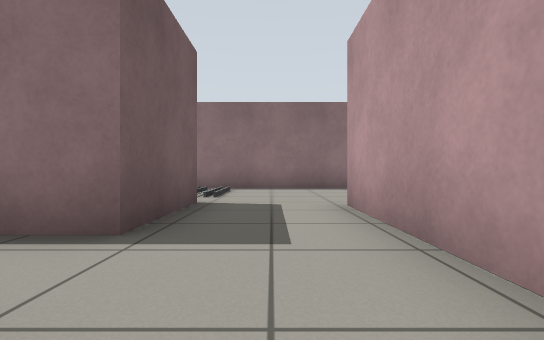
view 1 (above)

18 first-person views from a walk through a robot-simulator world made for Gazebo. The camera is 0.54 m above the floor, looks level and sees 85° across. The floor is counted in squares, 1 m on a side. Each view is taken from the middle of a square. On the plan, view 1 faces up. The plan holds only what a view shows up to about 9 squares ahead; the rest is blank. Robots are left out. Surface patterns are stand-ins for the level's own textures.

view 2
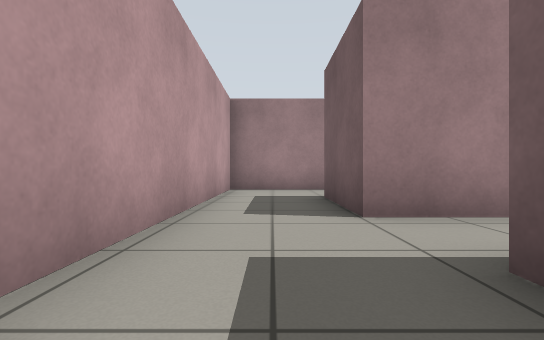

view 3
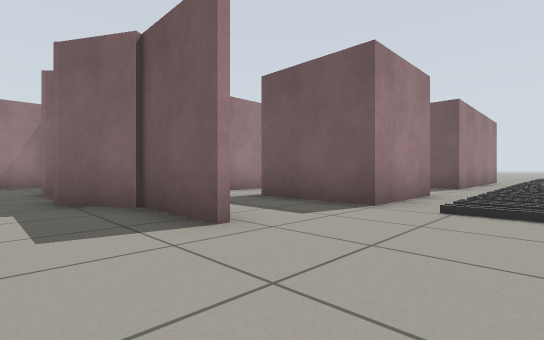

view 4
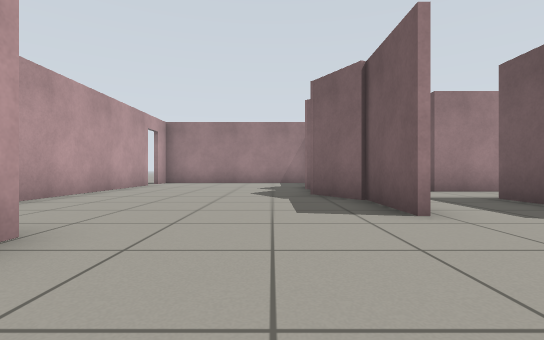

view 5
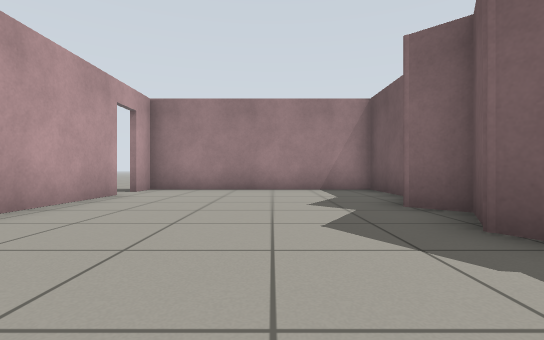

view 6
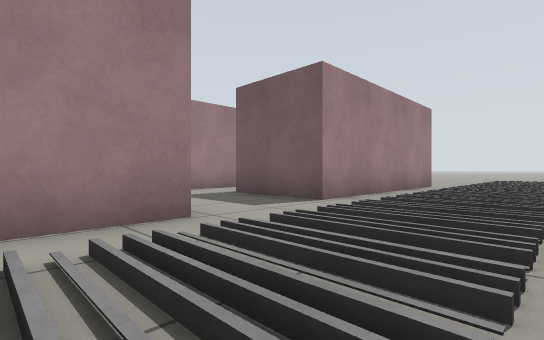

view 7
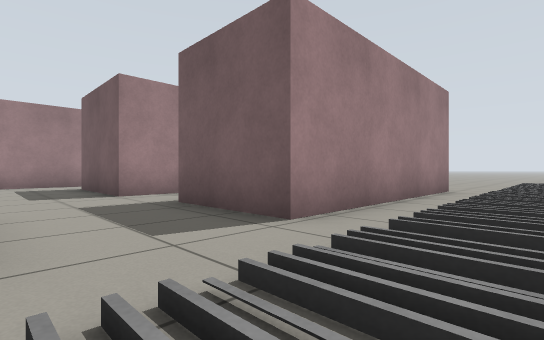

view 8
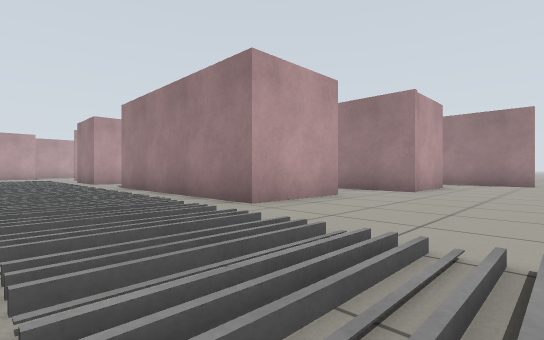

view 9
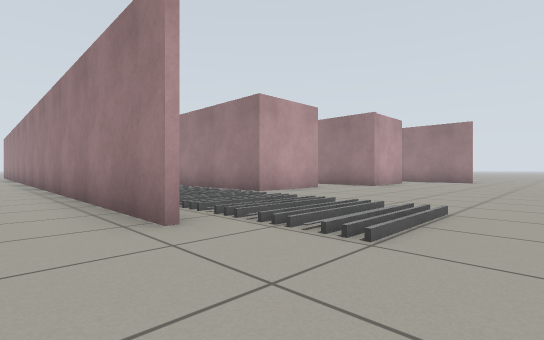

view 10
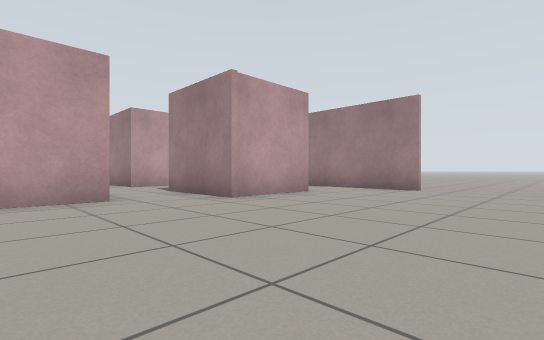

view 11
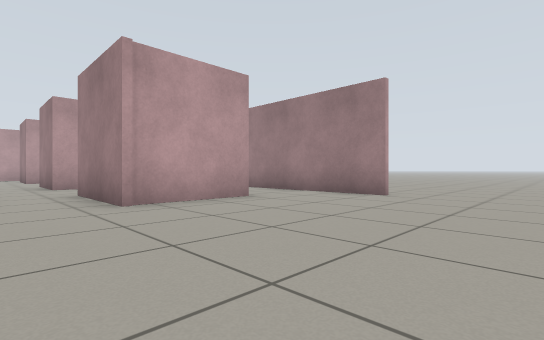

view 12
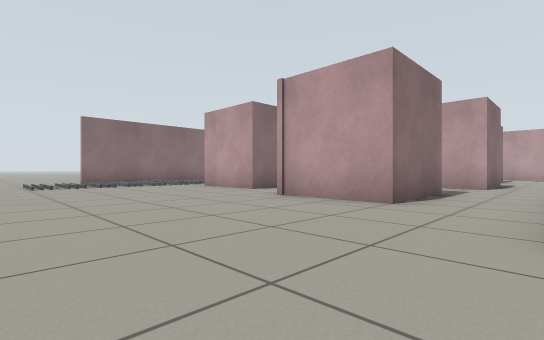

view 13
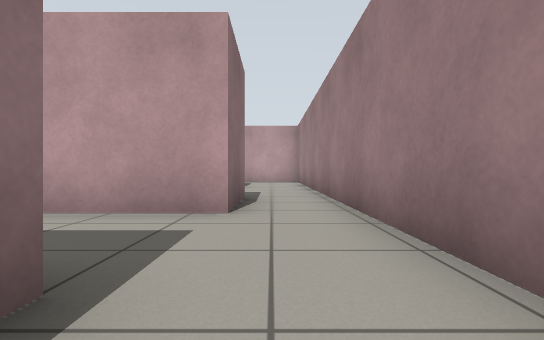

view 14
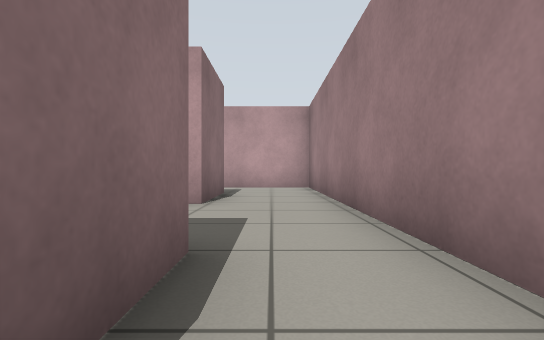

view 15
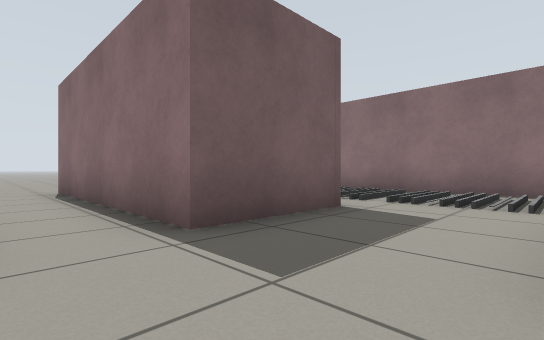

view 16
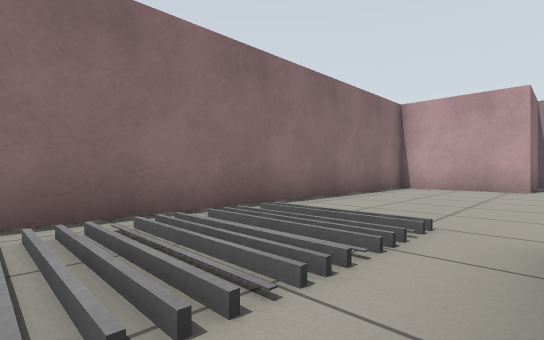

view 17
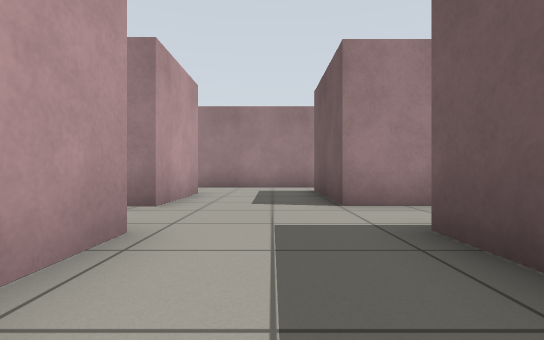

view 18
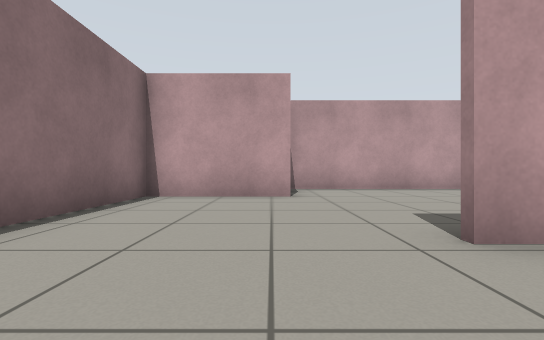

### Floor plan
Key: @ floor where view 1 was taken; # wall or solid block; . floor; / step, stairs or slope; D open door.
Columns run from 18 left of view 1 to 8 right of it. Each row starts with its distance up from view 1.
 10 ..........
  9 ...#####################
  8 ./////////////////.....#
  7 ./////////////////.....#
  6 ./////////////////.....###
  5 ......######...###.......#
  4 ......######...###.#.....#
  3 ......######...###.#.....#
  2 ...................##....#
  1 ...................##....#
  0 .....###..###..###@##....#
 -1 .....###..###..###.#.....#
 -2 .....###..###..###.#.....#
 -3 ...................#.....D.
 -4 ...#######################.
 -5 ....

Where each view was taken, in squares from view 1:
view 1: 0 up, 0 right, facing up
view 2: 4 up, 0 right, facing down
view 3: 7 up, 3 right, facing down-left
view 4: 8 up, 3 right, facing down
view 5: 4 up, 4 right, facing down
view 6: 8 up, 2 left, facing down-left
view 7: 7 up, 4 left, facing down-left
view 8: 8 up, 16 left, facing down-right
view 9: 10 up, 18 left, facing down-right
view 10: 4 up, 18 left, facing down-right
view 11: 2 up, 18 left, facing down-right
view 12: 4 down, 18 left, facing up-right
view 13: 3 down, 12 left, facing right
view 14: 3 down, 8 left, facing right
view 15: 1 up, 4 left, facing up-left
view 16: 5 up, 4 left, facing up-right
view 17: 5 up, 5 left, facing down
view 18: 6 up, 1 left, facing right
